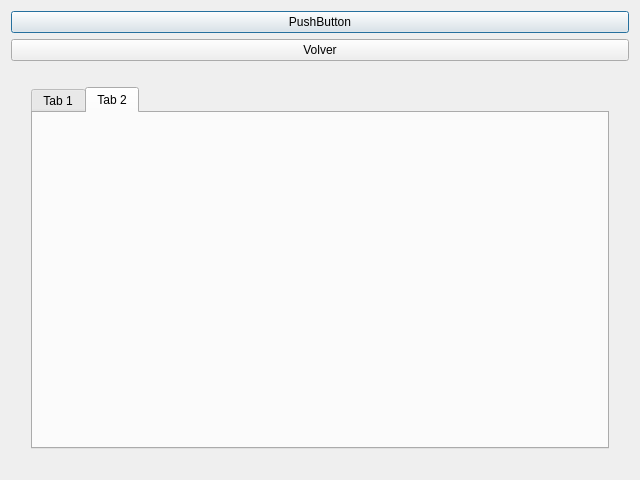
<?xml version="1.0" encoding="UTF-8"?>
<ui version="4.0">
 <class>AdminWindow_Dialog</class>
 <widget class="QDialog" name="AdminWindow_Dialog">
  <property name="geometry">
   <rect>
    <x>0</x>
    <y>0</y>
    <width>640</width>
    <height>480</height>
   </rect>
  </property>
  <property name="windowTitle">
   <string>Dialog</string>
  </property>
  <layout class="QVBoxLayout" name="verticalLayout">
   <item>
    <widget class="QPushButton" name="pushButton_2">
     <property name="text">
      <string>PushButton</string>
     </property>
    </widget>
   </item>
   <item>
    <widget class="QPushButton" name="pushButton">
     <property name="text">
      <string>Volver</string>
     </property>
    </widget>
   </item>
   <item>
    <layout class="QVBoxLayout" name="verticalLayout_2">
     <property name="leftMargin">
      <number>20</number>
     </property>
     <property name="topMargin">
      <number>20</number>
     </property>
     <property name="rightMargin">
      <number>20</number>
     </property>
     <property name="bottomMargin">
      <number>20</number>
     </property>
     <item>
      <widget class="QTabWidget" name="Reportes">
       <property name="currentIndex">
        <number>1</number>
       </property>
       <widget class="QWidget" name="Despacho">
        <attribute name="title">
         <string>Tab 1</string>
        </attribute>
       </widget>
       <widget class="QWidget" name="Reportes_2">
        <attribute name="title">
         <string>Tab 2</string>
        </attribute>
       </widget>
      </widget>
     </item>
    </layout>
   </item>
  </layout>
 </widget>
 <resources/>
 <connections/>
</ui>
